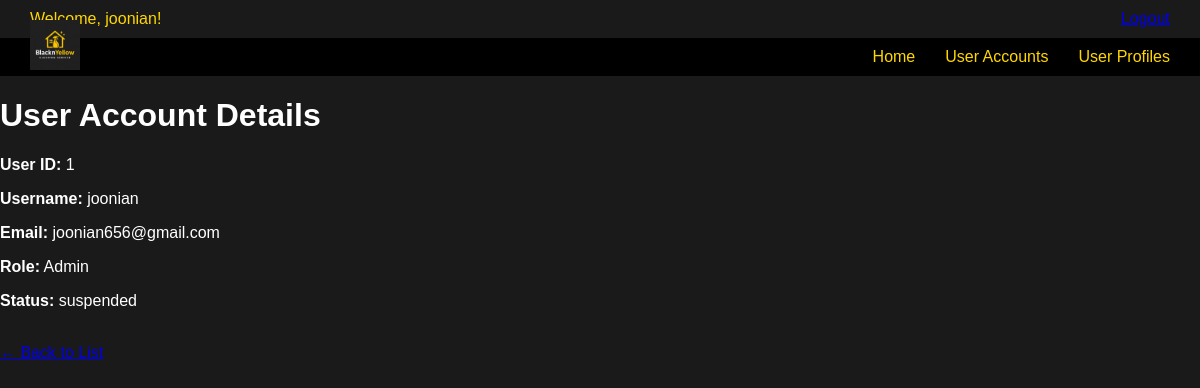
The page /Boundary/admin/viewUserDetails.php?user_id=1 (signed in) on the database its author committed.
### tables this page shows
CREATE TABLE `users` (
  `userid` int(11) NOT NULL,
  `username` varchar(100) NOT NULL,
  `email` varchar(150) NOT NULL,
  `password` varchar(255) NOT NULL,
  `role` varchar(20) NOT NULL,
  `status` varchar(20) NOT NULL DEFAULT 'active'
);

### Entity/user/user.php (called while the page is built, shortened)
<?php
class User {
    public static function getById($conn, $id) {
        $stmt = $conn->prepare("SELECT * FROM users WHERE userid = ?");
        $stmt->bind_param("i", $id);
        $stmt->execute();
        $result = $stmt->get_result();
        return $result->fetch_assoc();
    }
}

### Controller/admin/viewUserController.php (called while the page is built, shortened)
<?php
require_once '../../db/Database.php';
require_once '../../Entity/user/user.php';
class viewUserController {
    public function getUserById($id) {
        $conn = Database::connect();
        return User::getById($conn, $id);
    }
}

### Boundary/admin/viewUserDetails.php (the view, shortened to what this page needs)
<?php
require_once '../../Controller/admin/viewUserController.php';
$controller = new viewUserController();
$user = $controller->getUserById($_GET['user_id']);
?>
<!DOCTYPE html>
<html>
<head>
    <link rel="stylesheet" href="../../assets/css/style.css">
</head>
<body>
<div class="topbar">
    Welcome, <?= htmlspecialchars($_SESSION['username']) ?>!
    <a href="../../logout.php" class="logout-link">Logout</a>
</div>
<div class="logo">
    <img src="../../assets/images/logo.jpg" alt="Logo">
</div>
<div class="navbar">
    <a href="adminDashboard.php">Home</a>
    <a href="userAccountsMenu.php">User Accounts</a>
    <a href="userProfilesMenu.php">User Profiles</a>
</div>
<div class="dashboard-content">
    <h1>User Account Details</h1>
    <p><strong>User ID:</strong> <?= htmlspecialchars($user['userid']) ?></p>
    <p><strong>Username:</strong> <?= htmlspecialchars($user['username']) ?></p>
    <p><strong>Email:</strong> <?= htmlspecialchars($user['email']) ?></p>
    <p><strong>Role:</strong> <?= htmlspecialchars($user['role']) ?></p>
    <p><strong>Status:</strong> <?= htmlspecialchars($user['status']) ?></p>
    <br>
    <a href="viewUser.php" class="button">← Back to List</a>
</div>
</body>
</html>

### assets/css/style.css (style rules this page uses)
body { margin: 0; background-color: #1a1a1a; font-family: Arial, sans-serif; color: white; }
.logo { position: absolute; top: 20px; left: 30px; }
.logo img { height: 50px; }
.topbar { background-color: #1a1a1a; color: #FFD700; padding: 10px 30px; display: flex; justify-content: space-between; align-items: center; }
.navbar { background-color: #000; padding: 10px 30px; display: flex; justify-content: flex-end; gap: 30px; }
.navbar a { color: #FFD700; text-decoration: none; font-size: 16px; }

### rows shown on the page
users: userid "1", username "joonian", email "joonian656@gmail.com", role "Admin", status "suspended"

### other values the page prints
$_SESSION['username'] "joonian"
